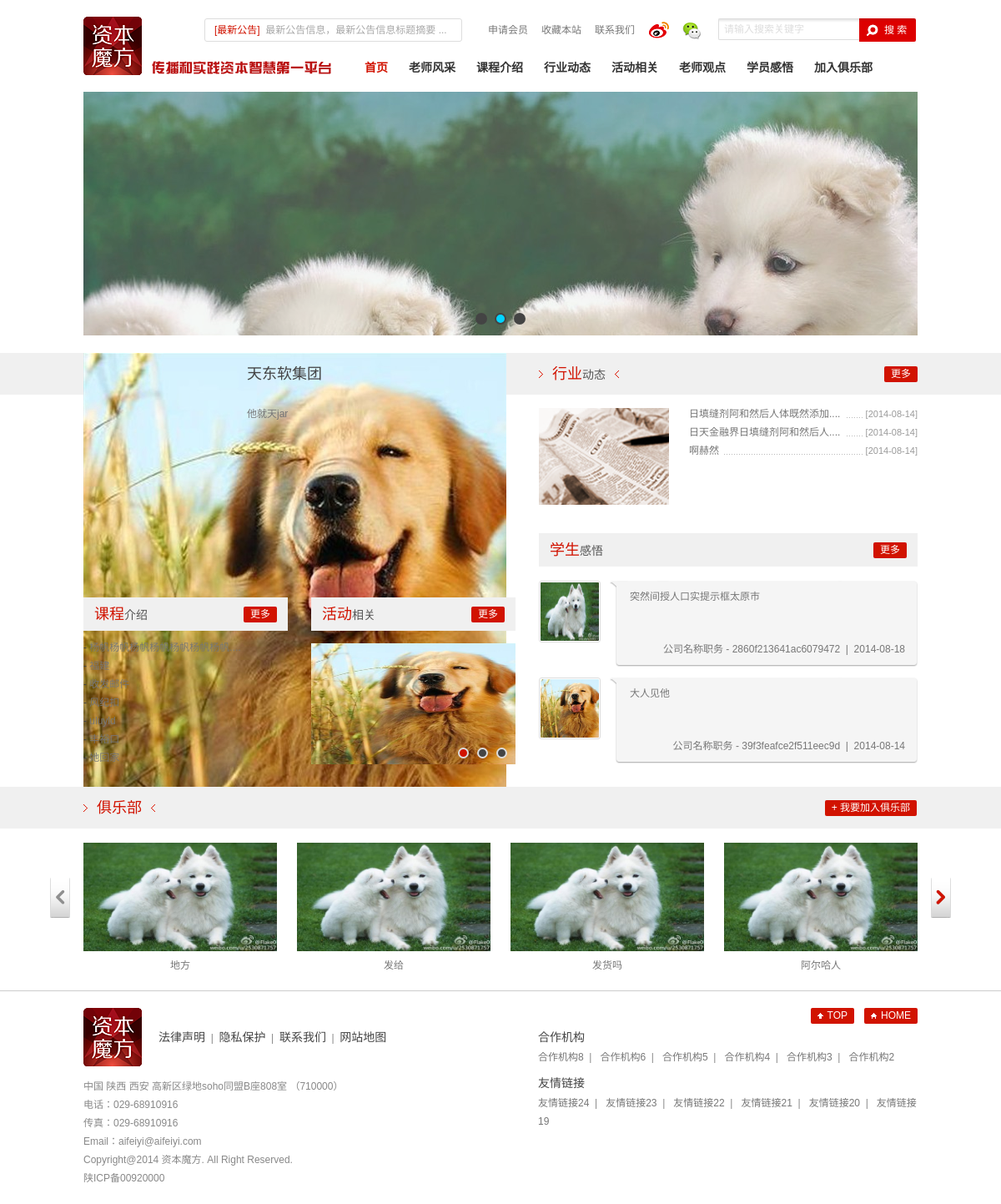
The page / on the database its author committed.
### tables this page shows
CREATE TABLE IF NOT EXISTS `big_image` (
  `id` int(11) NOT NULL AUTO_INCREMENT,
  `img_name` varchar(50) NOT NULL,
  `memo` varchar(100) NOT NULL,
  PRIMARY KEY (`id`)
);

CREATE TABLE IF NOT EXISTS `article` (
  `id` int(20) NOT NULL AUTO_INCREMENT,
  `type_id` tinyint(4) NOT NULL,
  `title` varchar(25) NOT NULL,
  `content` text NOT NULL,
  `manager` varchar(50) NOT NULL,
  `add_datetime` datetime NOT NULL,
  `author` varchar(20) NOT NULL,
  `img_name` varchar(50) NOT NULL,
  PRIMARY KEY (`id`),
  UNIQUE KEY `id` (`id`)
);

CREATE TABLE IF NOT EXISTS `cooperation` (
  `id` int(10) NOT NULL AUTO_INCREMENT,
  `name` varchar(100) NOT NULL,
  `link` varchar(100) NOT NULL,
  PRIMARY KEY (`id`)
);

CREATE TABLE IF NOT EXISTS `friendship_link` (
  `id` int(10) NOT NULL AUTO_INCREMENT,
  `name` varchar(50) NOT NULL,
  `link` varchar(100) NOT NULL,
  PRIMARY KEY (`id`)
);

### application/controllers/portal.php (called while the page is built, shortened)
<?php if ( ! defined('BASEPATH')) exit('No direct script access allowed');
class Portal extends CI_Controller {
	public function __construct()
	{
		$this->load->model('mp_pandora');
		$this->load->model('mp_master');
		$this->load->model('mp_paging');
	}
	public function index()
	{
		$data = array();
		$data['site_name'] =  $this->config->item('site_name');
		$data['pageTitle'] = '主页';
		$data['pageIndex'] = 10;
		$data['bigImageList'] = $this->mp_pandora->Get_ImageList(3);
		$data['teacherList'] = $this->mp_pandora->Get_ArticleList(0,1);
		$data['industryList'] = $this->mp_pandora->Get_ArticleList(1,6);
		$data['courseList'] = $this->mp_pandora->Get_ArticleList(2,7);
		$data['activityList'] = $this->mp_pandora->Get_ArticleList(3,6);
		$data['studentList'] = $this->mp_pandora->Get_ArticleList(4,2);
		$data['clubList'] = $this->mp_pandora->Get_ArticleList(5,4);
		$data['friendshipList'] = $this->mp_pandora->Get_friendshipList(6);
		$data['cooperationList'] = $this->mp_pandora->Get_cooperationList(6);
		$scriptExtra ='';
		$content = $this->load->view('portal/index', $data, TRUE);
		$this->mp_master->Show_Portal($content, $scriptExtra, "主页" , $data);
	}
}

### index.php (called while the page is built, shortened)
<?php
require_once BASEPATH.'core/CodeIgniter.php';

### application/models/mp_pandora.php (called while the page is built, shortened)
<?php
class MP_Pandora extends CI_Model
{
	function Get_ArticleList($type_id = FALSE, $limit = 0, $offset = 0)
	{
		$dbObj = $this->load->database('default',TRUE);
		$dbObj->order_by('add_datetime','desc');
		if(!($type_id === FALSE)){
			if($limit == 0)
				return $dbObj->get_where('article',array('type_id'=>$type_id))->result();
			else
				return $dbObj->get_where('article',array('type_id'=>$type_id), $limit, $offset)->result();
		}
	}
	function Get_ImageList($limit=0, $offset=0)
	{
		$dbObj = $this->load->database('default',TRUE);
		$dbObj->order_by('id','desc');
		if($limit == 0)
			return $dbObj->get('big_image')->result();
		else
			return $dbObj->get('big_image', $limit, $offset)->result();
	}
	function Get_cooperationList($limit=0, $offset=0)
	{
		$dbObj = $this->load->database('default',TRUE);
		$dbObj->order_by('id','desc');
		if($limit == 0)
			return $dbObj->get('cooperation')->result();
		else
			return $dbObj->get('cooperation', $limit, $offset)->result();
	}
	function Get_friendshipList($limit=0, $offset=0)
	{
		$dbObj = $this->load->database('default',TRUE);
		$dbObj->order_by('id','desc');
		if($limit == 0)
			return $dbObj->get('friendship_link')->result();
		else
			return $dbObj->get('friendship_link', $limit, $offset)->result();
	}
}
?>

### application/helpers/util_helper.php (called while the page is built, shortened)
<?php if ( ! defined('BASEPATH')) exit('No direct script access allowed');
class Util{
	public static function cutArticle($data,$cut=0,$str="....")
	{
		$data=strip_tags($data);
		$pattern = "/&[a-zA-Z]+;/";
		$data=preg_replace($pattern,'',$data);
		if($cut>0)
			$data=mb_strimwidth($data,0,$cut,$str);
		return $data;
	}
}
?>

### application/models/mp_master.php (called while the page is built, shortened)
<?php
class MP_Master extends CI_Model
{
	function Show_Portal($mainPlaceHolder,$headerPlaceHolder,$pageTitle,$data)
	{
		$data['site_name'] = $this->config->item('site_name');
		$data['headerPlaceHolder'] = $headerPlaceHolder;
		$data['pageTitle'] = $pageTitle;
		$data['mainPlaceHolder'] = $mainPlaceHolder;
		$this->load->view('portal/master',$data);
	}
}
?>

### application/views/portal/index.php (the view, shortened to what this page needs)
<div class="bannerbox">
	<ul class="slideshow">
		<?php if(count($bigImageList) > 3) $num=3; else $num=count($bigImageList);?>
		<?php for($i=0; $i < $num; $i ++){?>
		<li><a href="/portal" target="_blank"><img src="/portal/Get_Logo_big/<?php echo $bigImageList[$i]->img_name;?>" /></a></li>
		<?php }?>
	</ul>
	<div class="num">
	</div>
</div>
<div class="main">
  <div class="maincon">
  	<div class="indexleft">
		<div class="introbox">
			<?php if(isset($teacherList) && count($teacherList) > 0){?>
			<div class="photo"><a href="/portal/showDetail?id=<?php echo $teacherList[0]->id;?>"><img src='/portal/Get_Logo_0/<?php echo $teacherList[0]->img_name;?>' /></a></div>
			<div class="text">
				<h2><a href="/portal/showDetail?id=<?php echo $teacherList[0]->id;?>"><?php echo $teacherList[0]->title;?></a></h2>
				<a href="/portal/showDetail?id=<?php echo $teacherList[0]->id;?>"><p><?php echo Util::cutArticle($teacherList[0]->content,500);?></p></a>
			</div>
			<?php }?>
		</div>
		<div class="indexlist">
			<h2><span><font>课程</font>介绍</span><a href="/portal/showList?type_id=2" class="more">更多</a></h2>
			<ul class="courselist">
				<?php $j=count($courseList); $num = $j>7 ? 7 : $j;?>
				<?php for($i=0; $i < $num; $i++){?>
				<li>- <a href="/portal/showDetail?id=<?php echo $courseList[$i]->id;?>"><?php echo Util::cutArticle($courseList[$i]->title,32);?></a></li>
				<?php }?>
			</ul>
		</div>
		<div class="indexlist">
			<h2><span><font>活动</font>相关</span><a href="/portal/showList?type_id=3" class="more">更多</a></h2>
			<div class="activitie">
			</div>
		</div>
	</div>
	<div class="indexright">
		<div class="newsbox">
			<h2><span><font>行业</font>动态</span><a href="/portal/showList?type_id=1" class="more">更多</a></h2>
			<div class="newspic">
			<img src="/public/portal/images/newspic.png" />
			</div>
			<ul class="newslist">
				<?php $num = count($industryList) > 6 ? 6 : count($industryList);?>
				<?php for($i=0; $i < $num; $i++){?>
				<li>
					<div><a href="/portal/showDetail?id=<?php echo $industryList[$i]->id;?>"><?php echo Util::cutArticle($industryList[$i]->title,32);?></a></div>
					<span>[<?php echo  date("Y-m-d",strtotime($industryList[$i]->add_datetime));?>]</span>
				</li>
				<?php }?>
			</ul>
		</div>
		<div class="sentiment">
			<h2><span><font>学生</font>感悟</span><a href="/portal/showList?type_id=4" class="more">更多</a></h2>
			<ul class="sentimentlist">
				<?php $num = count($studentList) > 2 ? 2 : count($studentList);?>
				<?php for($i=0; $i < $num; $i++){?>
				<li>
					<div class="sentimentimg"><img src="/portal/Get_Logo_4/<?php echo $studentList[$i]->img_name;?>" /></div>
					<div class="sentimenttext">
						<a href='/portal/showDetail?id=<?php echo $studentList[$i]->id;?>'><p class="text"><?php echo Util::cutArticle($studentList[$i]->content,150);?></p></a>
						<p class="name">公司名称职务&nbsp;-&nbsp;<a href=""><?php echo $studentList[$i]->author;?></a>&nbsp;&nbsp;|&nbsp;&nbsp;<?php echo date("Y-m-d",strtotime($studentList[$i]->add_datetime));?></p>
					</div>
				</li>
				<?php }?>
			</ul>
		</div>
	</div>
  </div>
</div>
<div class="main">
	<div class="clubbox">
		<h2><span><font>俱乐部</font></span><a href="" class="more">+ 我要加入俱乐部</a></h2>
		<div class="clubcon">
			<div class="leftbtn"><img alt="leftbtn" src="/public/portal/images/left-disabled.gif" /></div>
			<div class="carousel-component">
				<div class="carousel-clip-region">
					<ul class="carousel-list">
						<?php foreach ($clubList as $clubObj):?>
						<li><a href="/portal/showDetail?id=<?php echo $clubObj->id;?>"><img src="/portal/Get_Logo_5/<?php echo $clubObj->img_name;?>" /><p><?php echo $clubObj->title;?></p></a></li>
						<?php endforeach;?>
					  </ul>
				 </div>
			</div>
			<div class="rightbtn"><img alt="rightbtn" src="/public/portal/images/right-enabled.gif" /></div>
		</div>
	</div>
</div>
<div class="footer">
	<div class="footerBox">
		<div class="left">
			<div class="footernav">
				<a href="">法律声明</a>&nbsp;&nbsp;|&nbsp;&nbsp;<a href="">隐私保护</a>&nbsp;&nbsp;|&nbsp;&nbsp;<a href="">联系我们</a>&nbsp;&nbsp;|&nbsp;&nbsp;<a href="">网站地图</a>
			</div>
			<p>
				中国 陕西 西安 高新区绿地soho同盟B座808室 （710000）<br />
				电话：029-68910916<br />
				传真：029-68910916<br />
				Email：aifeiyi@aifeiyi.com<br />
				Copyright@2014 资本魔方. All Right Reserved.<br />
				陕ICP备00920000
			</p>
		</div>
		<div class="right">
			<div class="btn">
				<a href="/portal" class="more"><img src="/public/portal/images/home.gif" /><span>HOME</span></a>
				<a href="" class="more"><img src="/public/portal/images/top.gif" /><span>TOP</span></a>
			</div>
			<h3>合作机构</h3>
			<p>
			<?php $num = (count($friendshipList)>6 ? 6 : count($friendshipList));?>
			<?php for($i=0; $i<$num-1; $i++){?>
			<a href="<?php echo $cooperationList[$i]->link;?>"><?php echo $cooperationList[$i]->name;?></a>&nbsp;&nbsp;|&nbsp;&nbsp;
			<?php }?>
			<?php if($num > 1){?>
			<a href="<?php echo $cooperationList[$num-1]->link;?>"><?php echo $cooperationList[$num-1]->name;?></a>&nbsp;&nbsp;
			<?php }?>
			</p>
			<h3>友情链接</h3>
			<p>
			<?php $num = (count($friendshipList)>6 ? 6 : count($friendshipList));?>
			<?php for($i=0; $i<$num-1; $i++){?>
			<a href="<?php echo $friendshipList[$i]->link;?>"><?php echo $friendshipList[$i]->name;?></a>&nbsp;&nbsp;|&nbsp;&nbsp;
			<?php }?>
			<?php if($num > 1){?>
			<a href="<?php echo $friendshipList[$num-1]->link;?>"><?php echo $friendshipList[$num-1]->name;?></a>&nbsp;&nbsp;
			<?php }?>
			</p>
		</div>
	</div>
</div>

### application/views/portal/master.php (shortened to what this page needs)
<!DOCTYPE>
<html>
<head>
	<link href="/public/portal/style/layout.css" rel="stylesheet" type="text/css" />
</head>
<body>
	<div class="header">
		<h1 class="logo" title="资本魔方 - 传播和实践资本智慧第一平台"><a href="/portal">资本魔方 - 传播和实践资本智慧第一平台</a></h1>
		<div class="right">
			<div class="notice">
				<a href="" class="redfont">[最新公告]</a>&nbsp; <a href="" style="color:#A9A9A9;">最新公告信息，最新公告信息标题摘要 ...</a>
			</div>
			<div class="righttop">
				<a href="">申请会员</a><a onCLick='javascript:addfavorite()'>收藏本站</a><a href="">联系我们</a><a href=""><img src="/public/portal/images/weibo.gif" /></a><a href=""><img src="/public/portal/images/weixin.gif" /></a>
			</div>
			<div class="search">
			<input class="input" type="text" value="请输入搜索关键字" onblur="if (this.value=='') this.value='请输入搜索关键字'" onclick="if (this.value=='请输入搜索关键字') this.value=''">
			<input class="btn" type="submit" value="搜 索" name="submit">
			</div>
		</div>
		<ul class="nav">
			<li <?php if($pageIndex == 10){?>  class="act" <?php }?>><a href="/portal">首页</a></li>
			<li <?php if($pageIndex == 0){?>  class="act" <?php }?>><a href="/portal/showList?type_id=0">老师风采</a></li>
			<li <?php if($pageIndex == 2){?>  class="act" <?php }?>><a href="/portal/showList?type_id=2">课程介绍</a></li>
			<li <?php if($pageIndex == 1){?>  class="act" <?php }?>><a href="/portal/showList?type_id=1">行业动态</a></li>
			<li <?php if($pageIndex == 3){?>  class="act" <?php }?>><a href="/portal/showList?type_id=3">活动相关</a></li>
			<li <?php if($pageIndex == 6){?>  class="act" <?php }?>><a href="/portal/showList?type_id=6">老师观点</a></li>
			<li <?php if($pageIndex == 4){?>  class="act" <?php }?>><a href="/portal/showList?type_id=4">学员感悟</a></li>
			<li <?php if($pageIndex == 5){?>  class="act" <?php }?>><a href="/portal/showList?type_id=5">加入俱乐部</a></li>
		</ul>
	</div>
	<?php echo $mainPlaceHolder;?>
</body>
</html>

### rows shown on the page
big_image: img_name (picture)
article: img_name (picture), title "天东软集团", content "他就天jar"
article: title "杨帆杨帆杨帆杨帆杨帆杨帆杨帆...."
article: title "福建"
article: title "收发邮件"
article: title "风纪扣"
article: title "uluyld"
article: title "丰裕口"
article: title "她回家"
article: title "日填缝剂阿和然后人体既然添加....", add_datetime "2014-08-14"
article: title "日天金融界日填缝剂阿和然后人....", add_datetime "2014-08-14"
article: title "啊赫然", add_datetime "2014-08-14"
article: img_name (picture), content "突然间授人口实提示框太原市", author "2860f213641ac6079472", add_datetime "2014-08-18"
article: img_name (picture), content "大人见他", author "39f3feafce2f511eec9d", add_datetime "2014-08-14"
article: img_name (picture), title "地方"
article: img_name (picture), title "发给"
article: img_name (picture), title "发货吗"
article: img_name (picture), title "阿尔哈人"
cooperation: name "合作机构8"
cooperation: name "合作机构6"
cooperation: name "合作机构5"
cooperation: name "合作机构4"
cooperation: name "合作机构3"
cooperation: name "合作机构2"
friendship_link: name "友情链接24"
friendship_link: name "友情链接23"
friendship_link: name "友情链接22"
friendship_link: name "友情链接21"
friendship_link: name "友情链接20"
friendship_link: name "友情链接19"
